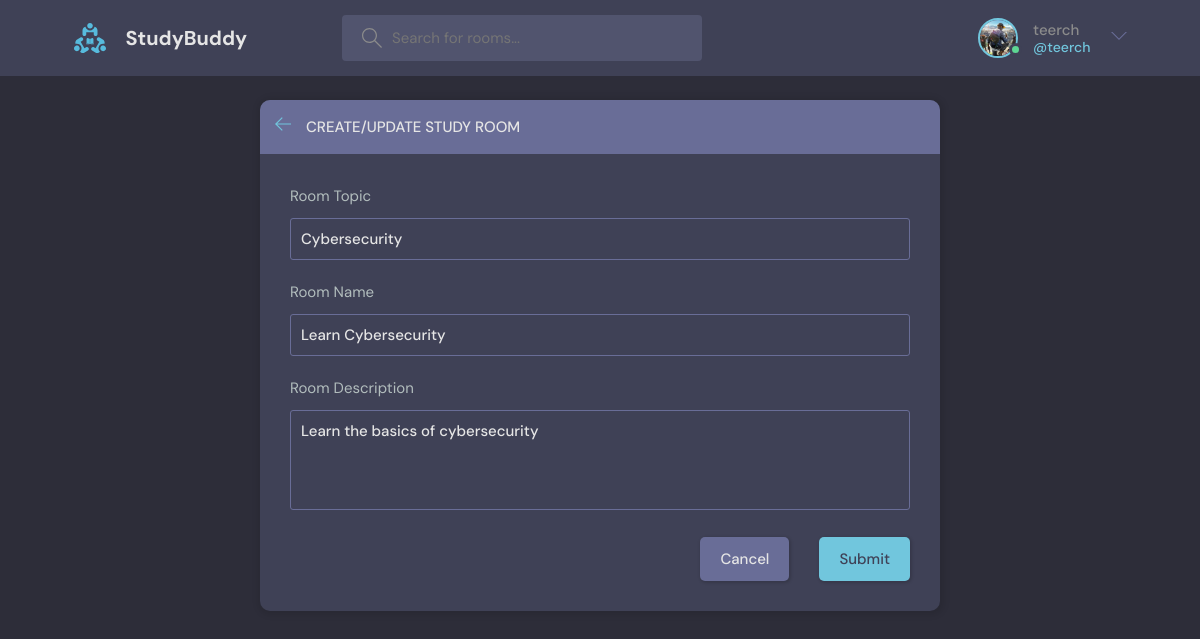
The page /update_room/1/ (signed in) on the database its author committed.
### base/models.py (models this page shows, shortened)
class User(AbstractUser):
    email = models.EmailField(unique=True, null=True)
    bio = models.TextField(null=True)
    avatar = models.ImageField(null=True, default="avatar.svg")
    USERNAME_FIELD = 'email'
    REQUIRED_FIELDS = []

class Room(models.Model):
    host = models.ForeignKey(User, on_delete=models.SET_NULL, null=True)
    topic = models.ForeignKey(Topic, on_delete=models.SET_NULL, null=True)
    name = models.CharField(max_length=200)
    description = models.TextField(null=True, blank=True)
    participants = models.ManyToManyField(User, blank=True, related_name='participants')
    updated = models.DateTimeField(auto_now=True)
    created = models.DateTimeField(auto_now_add=True)
    class Meta:
        ordering = ['-updated','-created']

class Topic(models.Model):
    name = models.CharField(max_length=200)

### base/views.py (the view, shortened to what this page needs)
# urls.py: path('update_room/<int:id>/', views.update_room, name='update_room'),
@login_required(login_url="login")
def update_room(request, id):
    room = Room.objects.get(id=id)
    form = RoomForm(instance=room)
    topics = Topic.objects.all()
    if request.user != room.host:
        return HttpResponse("Not allowed")
    context = {'form': form, 'topics': topics, 'room': room}
    return render(request, 'base/create_room.html', context)

### base/forms.py
class RoomForm(ModelForm):
    class Meta:
        model = Room
        fields = '__all__'
        exclude = ['host', 'participants']

### base/templates/base/create_room.html (shortened to what this page needs)
{% extends "layout.html" %}
{% block content %}
<main class="create-room layout">
    <div class="container">
        <div class="layout__box">
            <div class="layout__boxHeader">
                <div class="layout__boxTitle">
                    <a href="{% url 'home' %}">
                        <svg
                        version="1.1"
                        xmlns="http://www.w3.org/2000/svg"
                        width="32"
                        height="32"
                        viewBox="0 0 32 32"
                        >
                        <title>arrow-left</title>
                        <path
                            d="M13.723 2.286l-13.723 13.714 13.719 13.714 1.616-1.611-10.96-10.96h27.625v-2.286h-27.625l10.965-10.965-1.616-1.607z"
                        ></path>
                        </svg>
                    </a>
                    <h3>Create/Update Study Room</h3>
                </div>
            </div>
            <div class="layout__body">
                <form class="form" action="" method="POST">
                    <div class="form__group">
                        <label for="room_topic">Room {{form.topic.label}}</label>
                        <input required value="{{room.topic.name}}" type="text" name="topic" list="topic-list" />
                    </div>
                    <div class="form__group">
                        <label for="room_name">Room {{form.name.label}}</label>
                        {{form.name}}
                    </div>
                    <div class="form__group">
                        <label for="room_description">
                            Room {{form.description.label}}
                        </label>
                        {{form.description}}
                    </div>
                    <div class="form__action">
                    <a class="btn btn--dark" href="index.html">Cancel</a>
                    <button class="btn btn--main" type="submit">Submit</button>
                    </div>
                </form>
            </div>
        </div>
    </div>
</main>
{% endblock %}

### templates/navbar.html (shortened to what this page needs)
{% load static %}
<header class="header header--loggedIn">
  <div class="container">
    <a href="{% url 'home' %}" class="header__logo">
      <img src="{% static 'images/logo.svg' %}" />
      <h1>StudyBuddy</h1>
    </a>
    <form class="header__search" method="GET" action="{% url 'home' %}">
      <label>
        <input name="q" placeholder="Search for rooms..." />
      </label>
    </form>
    <nav class="header__menu" style="display:flex;justify-content: center; align-items:center;">
      {% if request.user.is_authenticated %}
      <div class="header__user">
        <a href="{% url 'profile' request.user.id %}">
          <div class="avatar avatar--medium active">
            <img src="{{request.user.avatar.url}}" />
          </div>
          <p>{{request.user.username}} <span>@{{request.user.username}}</span></p>
        </a>
        <button class="dropdown-button">
          <svg
            version="1.1"
            xmlns="http://www.w3.org/2000/svg"
            width="32"
            height="32"
            viewBox="0 0 32 32"
          >
            <title>chevron-down</title>
            <path d="M16 21l-13-13h-3l16 16 16-16h-3l-13 13z"></path>
          </svg>
        </button>
      </div>
      {% endif %}
    </nav>
  </div>
</header>

### rows shown on the page
User: user.avatar (picture), user.username "teerch"
Room: topic "Cybersecurity", name "Learn Cybersecurity", description "Learn the basics of cybersecurity"
